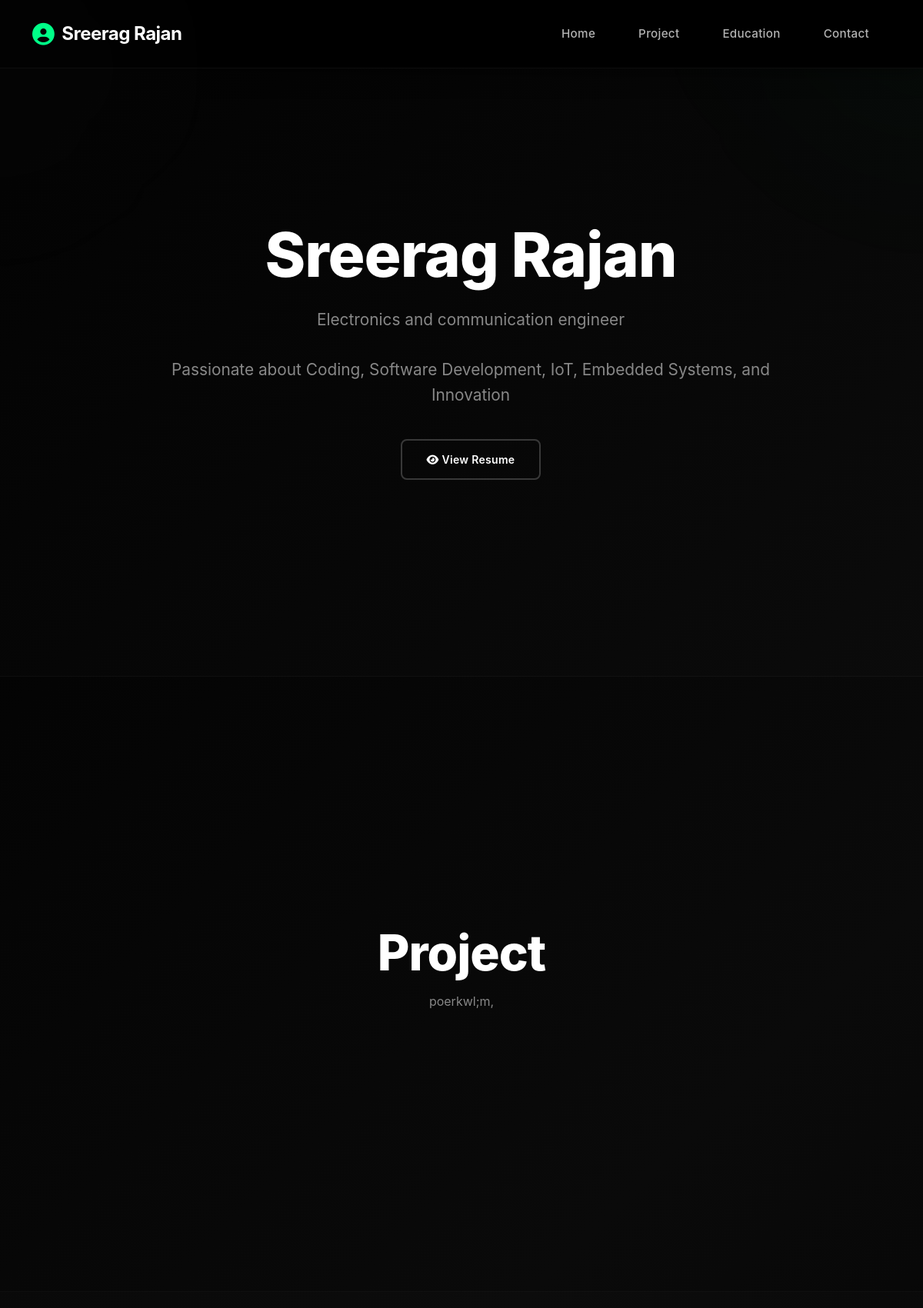
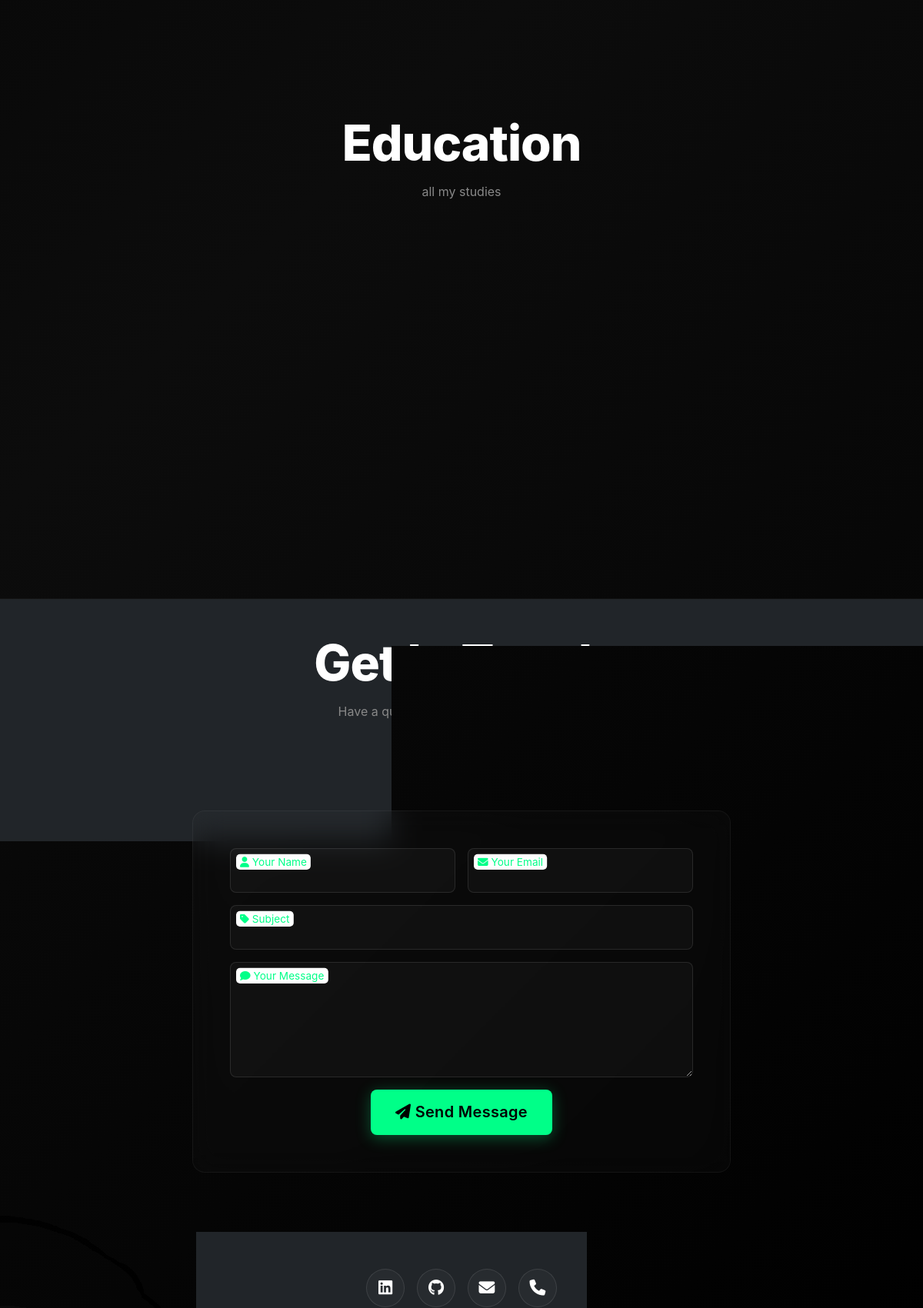
The page / (upper part) on the database its author committed (2 pictures, top to bottom).
### models.py (models this page shows)
class SectionHead(db.Model):
    __tablename__ = "section_head"
    id = db.Column(db.Integer, primary_key=True)
    section_name = db.Column(db.String(100), unique=True, nullable=False)
    section_title = db.Column(db.String(200), nullable=False)
    section_description = db.Column(db.Text)
    display_order = db.Column(db.Integer, default=0)
    items = db.relationship("SectionBody", backref="section", cascade="all, delete",
                            order_by="SectionBody.item_order")

### viewer/routes.py (the view)
@viewer_bp.route("/")
def index():
    portfolio_data = []
    sections = SectionHead.query.order_by(SectionHead.display_order.asc()).all()
    resume = Resume.query.first()
    for sec in sections:
        items = SectionBody.query.filter_by(section_id=sec.id).order_by(SectionBody.item_order.asc()).all()
        item_list = []
        for i in items:
            item_list.append({
                "id": i.id,
                "content_key": i.content_key,
                "content_value": i.content_value,
                "group_id": i.group_id,
                "item_order": i.item_order
            })
        portfolio_data.append({
            "section": sec,
            "items": item_list
        })
    return render_template("index.html", portfolio_data=portfolio_data,resume=resume)

### templates/index.html (shortened to what this page needs)
<!DOCTYPE html>
<html lang="en">
<head>
    <link href="https://cdn.jsdelivr.net/npm/bootstrap@5.3.0/dist/css/bootstrap.min.css" rel="stylesheet">
    <link rel="stylesheet" href="https://cdnjs.cloudflare.com/ajax/libs/font-awesome/6.6.0/css/all.min.css">
    <link rel="stylesheet" href="{{ url_for('static', filename='css/viewer.css') }}">
</head>
<body>
    <nav class="navbar navbar-expand-lg navbar-dark bg-dark fixed-top">
        <div class="container">
            <a class="navbar-brand" href="#home">
                <i class="fas fa-user-circle"></i> Sreerag Rajan
            </a>
            <div class="collapse navbar-collapse" id="navbarNav">
                <ul class="navbar-nav ms-auto">
                    <li class="nav-item">
                        <a class="nav-link" href="#hero">Home</a>
                    </li>
                    {% for data in portfolio_data %}
                    <li class="nav-item">
                        {% if data.section.section_name != "hero" %}
                        <a class="nav-link" href="#{{ data.section.section_name }}">
                            {{ data.section.section_title }}
                        </a>
                        {% endif %}
                    </li>
                    {% endfor %}
                    <li class="nav-item">
                        <a class="nav-link" href="#contact">Contact</a>
                    </li>
                </ul>
            </div>
        </div>
    </nav>
    {% for data in portfolio_data %}
    <section id="{{ data.section.section_name }}" class="py-5">
        <div class="container">
            <div class="row mb-5">
                <div class="col-lg-12 text-center">
                    <h2 class="section-title">{{ data.section.section_title }}</h2>
                    {% if data.section.section_description %}
                    <p class="text-muted">{{ data.section.section_description }}</p>
                    {% endif %}
                    {% if data.section.section_name == "hero" %}
                    <p class="text-muted">
                        Passionate about Coding, Software Development, IoT, Embedded Systems, and Innovation
                    </p>
                        {% if resume %}
                                <a href="{{ url_for('static', filename='uploads/resume/' + resume.filename) }}"
                                    target="_blank" class="btn btn-outline-light btn-sm mt-2">
                                    <i class="fas fa-eye"></i> View Resume
                                </a>
                            </div>
                        </div>
                        {% endif %}
                    {% endif %}
                </div>
            </div>
            <div class="row g-4">
                {% for item in data["items"] %}
                <div class="col-lg-4 col-md-6">
                </div>
                {% endfor %}
            </div>
        </div>
    </section>
    {% endfor %}
    <section id="contact" class="py-5 bg-dark text-light">
        <div class="container">
            <div class="row mb-5">
                <div class="col-lg-12 text-center">
                    <h2 class="section-title text-light">Get In Touch</h2>
                    <p class="text-light-muted">Have a question or want to work together?</p>
                    <div class="title-underline"></div>
                </div>
            </div>
            <div class="row justify-content-center">
                <div class="col-lg-8">
                    <div class="contact-form-wrapper">
                        <form id="contactForm" action="{{ url_for('viewer.submit_enquiry') }}" method="POST">
                            <div class="row g-3">
                                <div class="col-md-6">
                                    <div class="form-floating">
                                        <input type="text" class="form-control" id="name" name="name" required>
                                        <label for="name"><i class="fas fa-user"></i> Your Name</label>
                                    </div>
                                </div>
                                <div class="col-md-6">
                                    <div class="form-floating">
                                        <input type="email" class="form-control" id="email" name="email" required>
                                        <label for="email"><i class="fas fa-envelope"></i> Your Email</label>
                                    </div>
                                </div>
                                <div class="col-12">
                                    <div class="form-floating">
                                        <input type="text" class="form-control" id="subject" name="subject" required>
                                        <label for="subject"><i class="fas fa-tag"></i> Subject</label>
                                    </div>
                                </div>
                                <div class="col-12">
                                    <div class="form-floating">
                                        <textarea class="form-control" id="message" name="message" style="height:150px"
                                            required></textarea>
                                        <label for="message"><i class="fas fa-comment"></i> Your Message</label>
                                    </div>
                                </div>
                                <div class="col-12 text-center">
                                    <button class="btn btn-primary btn-lg" type="submit">
                                        <i class="fas fa-paper-plane"></i> Send Message
                                    </button>
                                </div>
                            </div>
                        </form>
                    </div>
                </div>
            </div>
            <div class="row mt-5">
                <div class="col-12 text-center">
                    <h4 class="mb-3">Connect With Me</h4>
                    <div class="social-links">
                        <a href="https://www.linkedin.com/in/sreerag-rajan-1476a9270/" class="social-link"><i
                                class="fab fa-linkedin"></i></a>
                        <a href="https://github.com/sreeragrajan2003-ctrl" class="social-link"><i
                                class="fab fa-github"></i></a>
                        <a href="mailto:sreeragsrg2003@gmail.com" class="social-link"><i
                                class="fas fa-envelope"></i></a>
                        <a href="tel:+917025819565" class="social-link"><i class="fas fa-phone"></i></a>
                    </div>
                </div>
            </div>
        </div>
    </section>
</body>
</html>

### rows shown on the page
SectionHead: section.section_title "Project", section.section_title "Project", section.section_description "poerkwl;m,"
SectionHead: section.section_title "Education", section.section_title "Education", section.section_description "all my studies"
SectionHead: section.section_title "Sreerag Rajan", section.section_description "Electronics and communication engineer", section_name "hero" (drawn)
